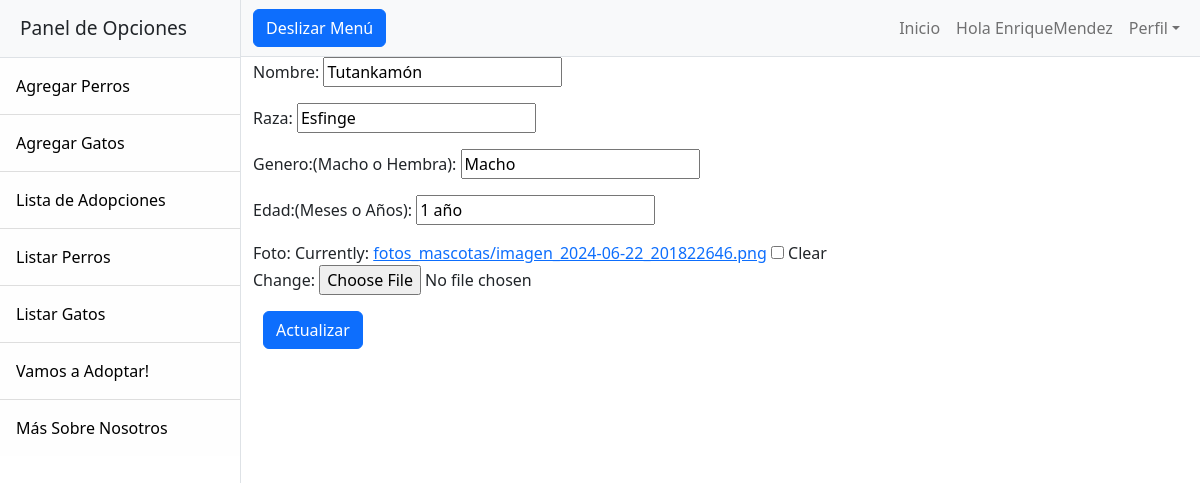
The page /Centro-Adopcion/actualiza-gato/8 (signed in) on the database its author committed.
### Centro_Adopcion/models.py (models this page shows, shortened)
class Cats(models.Model):
    Name=models.CharField(max_length=40, verbose_name="Nombre:")
    Race=models.CharField(max_length=40, verbose_name="Raza:")
    Gender=models.CharField(max_length=40, verbose_name="Genero:(Macho o Hembra)")
    Age=models.CharField(max_length=40, verbose_name="Edad:(Meses o Años)")
    Foto = models.ImageField(upload_to='fotos_mascotas', blank=True, null=True)
    class Meta:
        verbose_name = 'Cat'
        verbose_name_plural = 'Cats'

### Centro_Adopcion/views.py (the view, shortened to what this page needs)
# urls.py: path('actualiza-gato/<pk>', CatUpdate.as_view(), name='ActualizaGato'),
@method_decorator(staff_member_required, name='dispatch')
class CatUpdate(LoginRequiredMixin, UpdateView):
    model = Cats
    template_name = 'gato_update.html'
    fields = '__all__'
    success_url = reverse_lazy("home")
    context_object_name = "gato"

### Centro_Adopcion/templates/gato_update.html
{% extends 'base.html' %}
{% block content %}
<form action="{% url 'ActualizaGato' gato.id %}" method="post" enctype="multipart/form-data">{% csrf_token %}
    {{form.as_p}}
    <button type="submit" style="margin-left: 10px;" class="btn btn-primary" id="sidebarToggle"> Actualizar </button>
  </form>
{% endblock %}

### Centro_Adopcion/templates/base.html (shortened to what this page needs)
<!DOCTYPE html>
<html lang="en">
    <head>
        {% load static %}
        <link href="{% static 'Centro_Adopcion/css/styles.css'%}" rel="stylesheet" />
    </head>
    <body >
        <div class="d-flex" id="wrapper">
            {% include 'Sidebar.html' %}
            <div id="page-content-wrapper">
                <nav class="navbar navbar-expand-lg navbar-light bg-light border-bottom">
                    <div class="container-fluid">
                        <button class="btn btn-primary" id="sidebarToggle">Deslizar Menú</button>
                        <div class="collapse navbar-collapse" id="navbarSupportedContent">
                            <ul class="navbar-nav ms-auto mt-2 mt-lg-0">
                                <li class="nav-item active"><a class="nav-link" href="{% url 'home' %}">Inicio</a></li>
                                {% if user.is_authenticated %}
                                <li class="nav-item"><span class="nav-link">Hola {{ user.username }}</span></li>
                                {% endif %}
                                <li class="nav-item dropdown">
                                    <a class="nav-link dropdown-toggle" id="navbarDropdown" href="#" role="button" data-bs-toggle="dropdown" aria-haspopup="true" aria-expanded="false">Perfil</a>
                                </li>
                            </ul>
                        </div>
                    </div>
                </nav>
                <div class="container-fluid">
                    {% block content %}
                    {% endblock %}
                </div>
            </div>
        </div>
    </body>
</html>

### rows shown on the page
Cats: Name "Tutankamón", Race "Esfinge", Gender "Macho", Age "1 año"

### other values the page prints
{{ user.username }} "EnriqueMendez"
